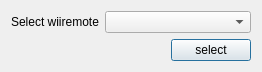
<?xml version="1.0" encoding="UTF-8"?>
<ui version="4.0">
 <class>SelectWiimote</class>
 <widget class="QDialog" name="SelectWiimote">
  <property name="geometry">
   <rect>
    <x>0</x>
    <y>0</y>
    <width>262</width>
    <height>68</height>
   </rect>
  </property>
  <property name="windowTitle">
   <string>Select wiimote</string>
  </property>
  <layout class="QGridLayout" name="gridLayout">
   <item row="0" column="0">
    <layout class="QHBoxLayout" name="horizontalLayout">
     <item>
      <widget class="QLabel" name="label">
       <property name="sizePolicy">
        <sizepolicy hsizetype="Maximum" vsizetype="Preferred">
         <horstretch>0</horstretch>
         <verstretch>0</verstretch>
        </sizepolicy>
       </property>
       <property name="text">
        <string>Select wiiremote</string>
       </property>
      </widget>
     </item>
     <item>
      <widget class="QComboBox" name="comboBox"/>
     </item>
    </layout>
   </item>
   <item row="1" column="0">
    <layout class="QHBoxLayout" name="horizontalLayout_2">
     <item>
      <spacer name="horizontalSpacer">
       <property name="orientation">
        <enum>Qt::Horizontal</enum>
       </property>
       <property name="sizeHint" stdset="0">
        <size>
         <width>40</width>
         <height>20</height>
        </size>
       </property>
      </spacer>
     </item>
     <item>
      <widget class="QPushButton" name="pushButton">
       <property name="text">
        <string>select</string>
       </property>
      </widget>
     </item>
    </layout>
   </item>
   <item row="2" column="0">
    <spacer name="verticalSpacer">
     <property name="orientation">
      <enum>Qt::Vertical</enum>
     </property>
     <property name="sizeHint" stdset="0">
      <size>
       <width>20</width>
       <height>1</height>
      </size>
     </property>
    </spacer>
   </item>
  </layout>
 </widget>
 <resources/>
 <connections/>
</ui>
